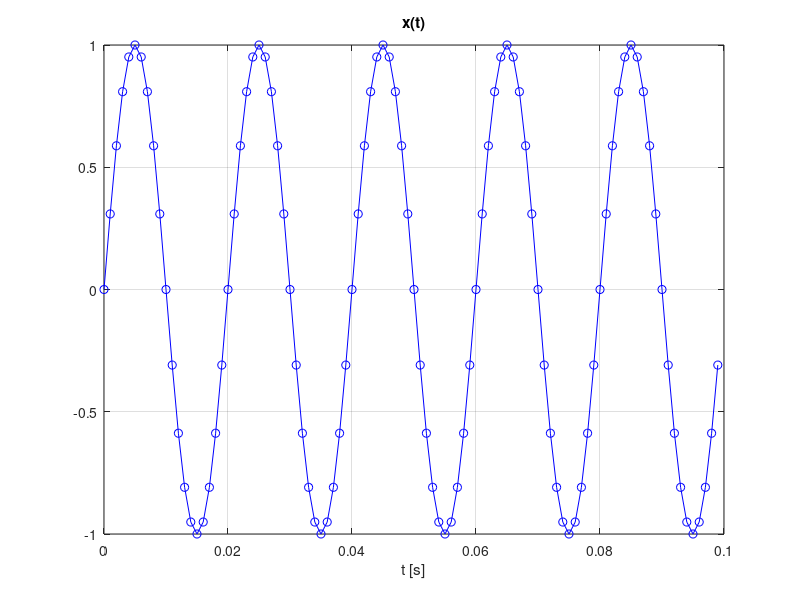
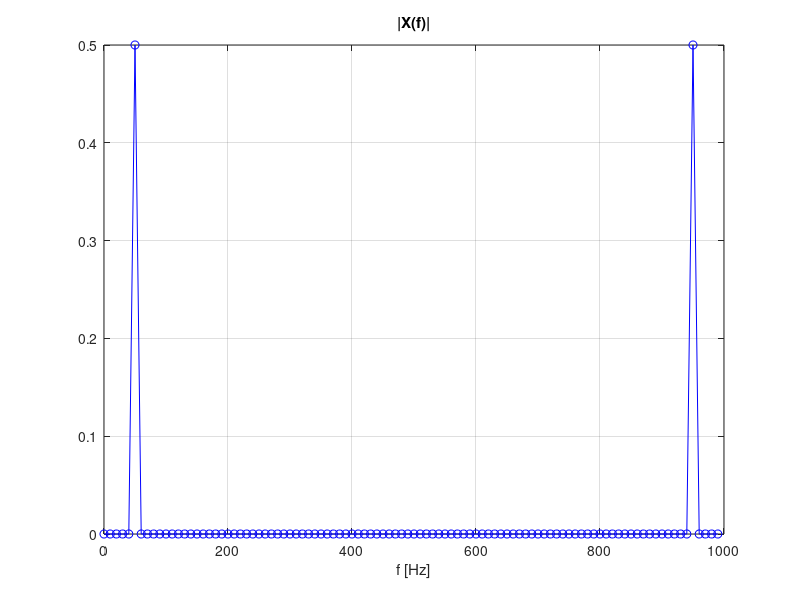
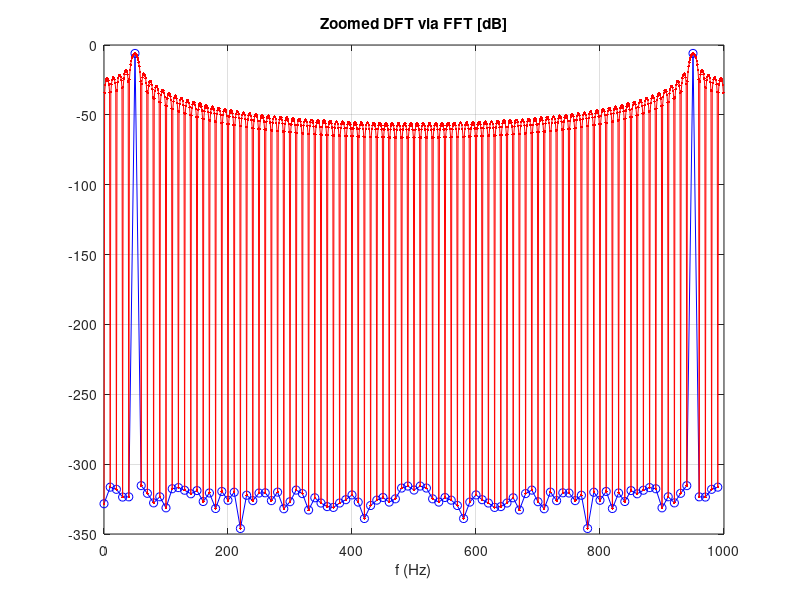

Reproduce these figures in MATLAB, in order.
clear; close all; % "washing hands"
fs = 1000; % sampling ratio (Hz)
N = 100; % number of signal samples, 100 or 1000
dt=1/fs; t=dt*(0:N-1); % time scaling
% Signal
f0=50; x = sin(2*pi*f0*t); % signal with frequency f0 = 50,100,125,200 Hz

%x = sin(2*pi*50*t)+0.001*sin(2*pi*175*t);
%x = ones(1, N);

figure; plot(t,x, 'bo-'); xlabel('t [s]'); title('x(t)'); grid; pause
% FFT spectrum
X = fft(x); % FFT
f = fs/N *(0:N-1); % frequency axis
figure; plot(f,1/N*abs(X),'bo-'); xlabel('f [Hz]'); title('|X(f)|'); grid; pause


% ... continue last program
% FFT interpolation with signal windowing
K = 10; % interpolation order
w1 = rectwin(N); % retangular window
w2 = chebwin(N,100); % Chebyshev window
w3 = gausswin(N, 100); % Gaussian window
w = w1; % window choice: w1, w2, ...
x = x.*w'; % signal windowing
X = fft(x,N); % without appended zeros
Xz = fft(x,K*N); % with zeros; Xz = fft([x,zeros(1,(K-1)*N)])/sum(w);
fz = fs/(K*N)*(0:K*N-1); % frequency axis
figure %
plot(f,20*log10(abs(X)/sum(w)),'bo-',fz,20*log10(abs(Xz)/sum(w)),'r.-','MarkerFaceColor','b');
xlabel('f (Hz)'); title('Zoomed DFT via FFT [dB]'); grid; pause

